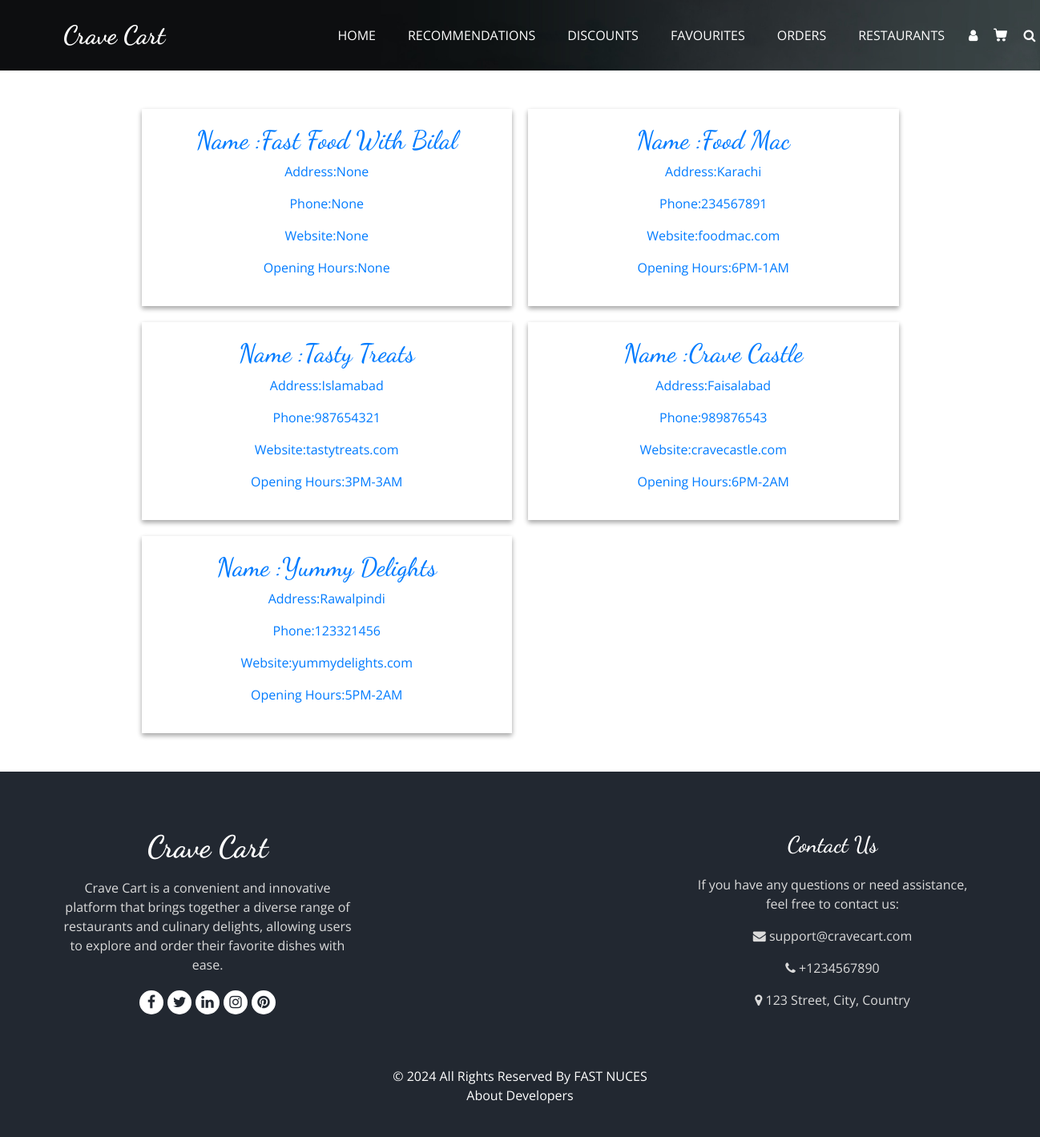
Before: /restaurants (signed in) with the older database file.
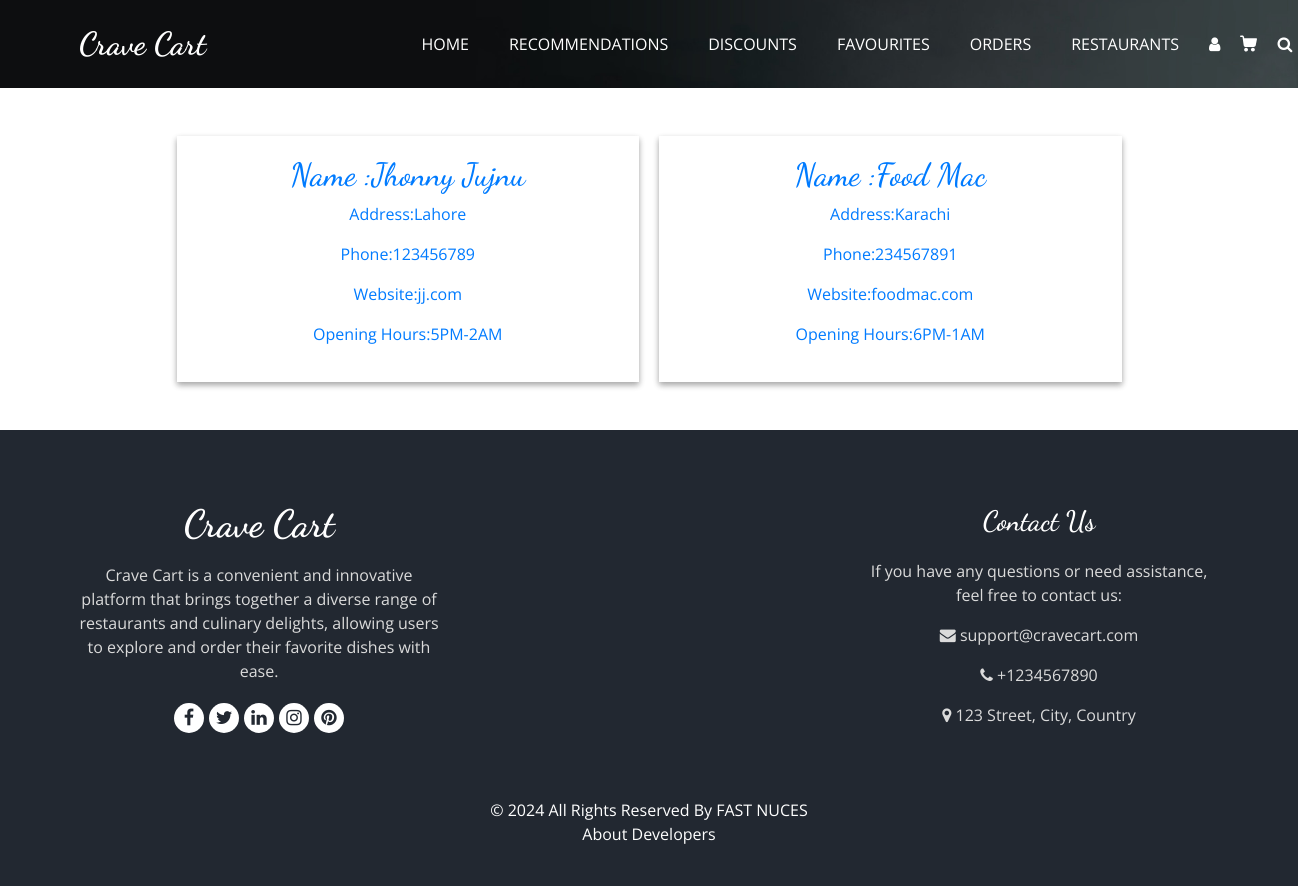
After: the same page with the newer database file.
### tables this page shows
CREATE TABLE Restaurants (
                        RestaurantID INTEGER PRIMARY KEY AUTOINCREMENT,
                        Email TEXT,
                        Name TEXT,
                        Password TEXT,
                        Description TEXT,
                        Address TEXT,
                        Phone TEXT,
                        Website TEXT,
                        OpeningHours TEXT,
                        RegistrationDate TEXT,
                        Blocked INTEGER DEFAULT 0,
                        BlockedByAdmin INTEGER DEFAULT NULL,
                        FOREIGN KEY (BlockedByAdmin) REFERENCES Admin(AdminID)
                    );

### userEndpoints.py (the view)
@User.route('/restaurants',methods=['GET','POST'])
def AllRestaurants():
    if 'username' not in session:
        return redirect('/login')
    if not DataBase.is_customer(session['username'],session['email'],session['password']):
        return render_template('404.html'), 404
    data =DataBase.get_active_restaurants()
    return render_template('user/restaurants.html',data=data,length=len(data))

### DataBase.py (called while the page is built)
def is_customer(id,email,password):
    try:
        cursor.execute('''SELECT * FROM Customers where CustomerID=? AND email = ? AND password=?;''',[id,email,password])
        ans = cursor.fetchone()
        if ans:
            return True
        else:
            return False
    except Exception as e:
        print(e)
        return False

def get_active_restaurants():
    try:
        cursor.execute('''SELECT * FROM Restaurants where Blocked = 0;''' )
        return cursor.fetchall()
    except Exception as e:
        print(str(e))
        return []

### templates/user/restaurants.html (shortened to what the changed rows need)
<!DOCTYPE html>
<html>
  <head>
    <link
      rel="stylesheet"
      type="text/css"
      href="{{url_for('static',filename='css/bootstrap.css')}}"
    />
    <link
      rel="stylesheet"
      type="text/css"
      href="https://cdnjs.cloudflare.com/ajax/libs/OwlCarousel2/2.3.4/assets/owl.carousel.min.css"
    />
    <link
      rel="stylesheet"
      href="https://cdnjs.cloudflare.com/ajax/libs/jquery-nice-select/1.1.0/css/nice-select.min.css"
    />
    <link
      href="{{url_for('static',filename='css/font-awesome.min.css')}}"
      rel="stylesheet"
    />
    <link
      href="{{url_for('static',filename='css/style.css')}}"
      rel="stylesheet"
    />
    <link
      href="{{url_for('static',filename='css/responsive.css')}}"
      rel="stylesheet"
    />
  </head>
  <body class="sub_page">
    <section class="h-100">
      <div class="container h-100 py-5">
        <div class="row d-flex justify-content-center align-items-center h-100">
          <div class="col-10">
            {% if length != 0%}
            <div class="restaurant-container">
              {%for i in data%}
              <a href="/restaurantDetail?restaurant_id={{ i[0] }}">
                <div class="restaurant-box">
                  <h2>Name :{{i[2]}}</h2>
                  <p>Address:{{i[5]}}</p>
                  <p>Phone:{{i[6]}}</p>
                  <p>Website:{{i[7]}}</p>
                  <p>Opening Hours:{{i[8]}}</p>
                </div>
              </a>
              {%endfor%}
            </div>
            {%else%}
            <br /><br /><br /><br /><br />
            <h1>No registered Restaurant Found</h1>
            <br /><br /><br /><br /><br />
            {%endif%}
          </div>
        </div>
      </div>
    </section>
  </body>
</html>

Changed rows visible on the page:
removed Restaurants: Name "Fast Food With Bilal", Address "None", Phone "None", Website "None", OpeningHours "None"
removed Restaurants: Name "Tasty Treats", Address "Islamabad", Phone "987654321", Website "tastytreats.com", OpeningHours "3PM-3AM"
removed Restaurants: Name "Crave Castle", Address "Faisalabad", Phone "989876543", Website "cravecastle.com", OpeningHours "6PM-2AM"
removed Restaurants: Name "Yummy Delights", Address "Rawalpindi", Phone "123321456", Website "yummydelights.com", OpeningHours "5PM-2AM"
added Restaurants: Name "Jhonny Jujnu", Address "Lahore", Phone "123456789", Website "jj.com", OpeningHours "5PM-2AM"
